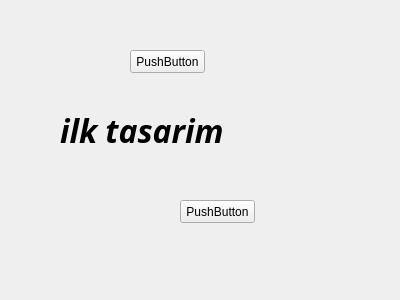
<?xml version="1.0" encoding="UTF-8"?>
<ui version="4.0">
 <class>Form</class>
 <widget class="QWidget" name="Form">
  <property name="geometry">
   <rect>
    <x>0</x>
    <y>0</y>
    <width>400</width>
    <height>300</height>
   </rect>
  </property>
  <property name="windowTitle">
   <string>Form</string>
  </property>
  <widget class="QPushButton" name="pushButton">
   <property name="geometry">
    <rect>
     <x>130</x>
     <y>50</y>
     <width>75</width>
     <height>23</height>
    </rect>
   </property>
   <property name="text">
    <string>PushButton</string>
   </property>
  </widget>
  <widget class="QLabel" name="label">
   <property name="geometry">
    <rect>
     <x>60</x>
     <y>100</y>
     <width>231</width>
     <height>61</height>
    </rect>
   </property>
   <property name="font">
    <font>
     <family>Minion Pro</family>
     <pointsize>24</pointsize>
     <weight>75</weight>
     <italic>true</italic>
     <bold>true</bold>
    </font>
   </property>
   <property name="text">
    <string>ilk tasarim</string>
   </property>
  </widget>
  <widget class="QPushButton" name="pushButton_2">
   <property name="geometry">
    <rect>
     <x>180</x>
     <y>200</y>
     <width>75</width>
     <height>23</height>
    </rect>
   </property>
   <property name="text">
    <string>PushButton</string>
   </property>
  </widget>
 </widget>
 <resources/>
 <connections/>
</ui>
